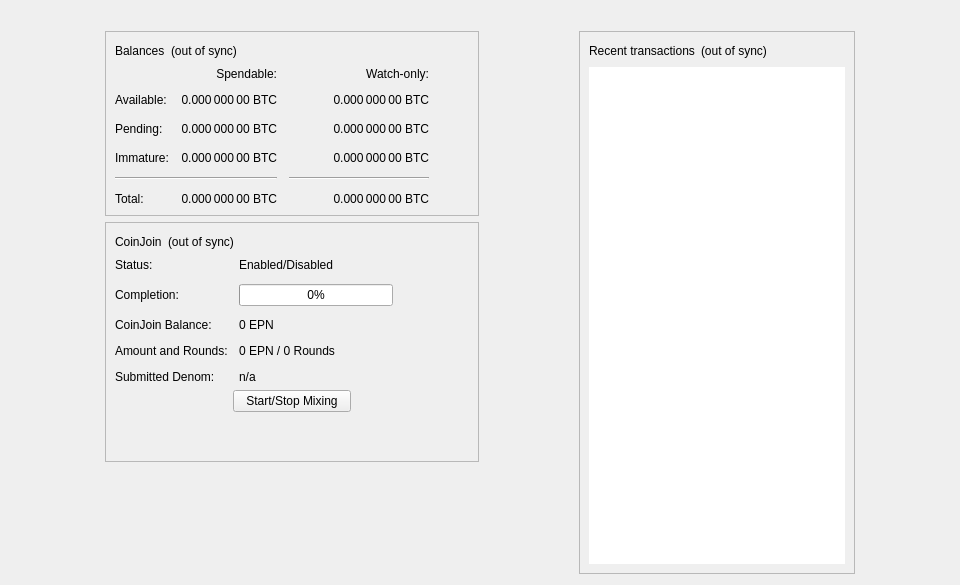
<?xml version="1.0" encoding="UTF-8"?>
<ui version="4.0">
 <class>OverviewPage</class>
 <widget class="QWidget" name="OverviewPage">
  <property name="geometry">
   <rect>
    <x>0</x>
    <y>0</y>
    <width>960</width>
    <height>585</height>
   </rect>
  </property>
  <property name="minimumSize">
   <size>
    <width>960</width>
    <height>0</height>
   </size>
  </property>
  <property name="windowTitle">
   <string>Form</string>
  </property>
  <layout class="QVBoxLayout" name="topLayout">
   <item>
    <widget class="QLabel" name="labelAlerts">
     <property name="visible">
      <bool>false</bool>
     </property>
     <property name="wordWrap">
      <bool>true</bool>
     </property>
     <property name="margin">
      <number>3</number>
     </property>
     <property name="textInteractionFlags">
      <set>Qt::TextSelectableByMouse</set>
     </property>
    </widget>
   </item>
   <item>
    <layout class="QHBoxLayout" name="horizontalLayout" stretch="1,0,1,0,1">
     <item>
      <spacer name="horizontalSpacerLeft">
       <property name="orientation">
        <enum>Qt::Horizontal</enum>
       </property>
       <property name="sizeType">
        <enum>QSizePolicy::Preferred</enum>
       </property>
       <property name="sizeHint" stdset="0">
        <size>
         <width>10</width>
         <height>20</height>
        </size>
       </property>
      </spacer>
     </item>
     <item>
      <layout class="QVBoxLayout" name="verticalLayout_2">
       <item>
        <widget class="QFrame" name="frame">
         <property name="frameShape">
          <enum>QFrame::StyledPanel</enum>
         </property>
         <property name="frameShadow">
          <enum>QFrame::Raised</enum>
         </property>
         <layout class="QVBoxLayout" name="verticalLayout_4">
          <item>
           <layout class="QHBoxLayout" name="horizontalLayout_4">
            <item>
             <widget class="QLabel" name="label_5">
              <property name="text">
               <string>Balances</string>
              </property>
             </widget>
            </item>
            <item>
             <widget class="QLabel" name="labelWalletStatus">
              <property name="toolTip">
               <string>The displayed information may be out of date. Your wallet automatically synchronizes with the EtisPatNet network after a connection is established, but this process has not completed yet.</string>
              </property>
              <property name="text">
               <string notr="true">(out of sync)</string>
              </property>
              <property name="alignment">
               <set>Qt::AlignLeading|Qt::AlignLeft|Qt::AlignVCenter</set>
              </property>
             </widget>
            </item>
            <item>
             <spacer name="horizontalSpacer_3">
              <property name="orientation">
               <enum>Qt::Horizontal</enum>
              </property>
              <property name="sizeHint" stdset="0">
               <size>
                <width>40</width>
                <height>20</height>
               </size>
              </property>
             </spacer>
            </item>
           </layout>
          </item>
          <item>
           <layout class="QGridLayout" name="gridLayout">
            <property name="spacing">
             <number>12</number>
            </property>
            <item row="2" column="2">
             <widget class="QLabel" name="labelWatchPending">
              <property name="cursor">
               <cursorShape>IBeamCursor</cursorShape>
              </property>
              <property name="toolTip">
               <string>Unconfirmed transactions to watch-only addresses</string>
              </property>
              <property name="text">
               <string notr="true">0.000 000 00 BTC</string>
              </property>
              <property name="alignment">
               <set>Qt::AlignRight|Qt::AlignTrailing|Qt::AlignVCenter</set>
              </property>
              <property name="textInteractionFlags">
               <set>Qt::LinksAccessibleByMouse|Qt::TextSelectableByKeyboard|Qt::TextSelectableByMouse</set>
              </property>
             </widget>
            </item>
            <item row="2" column="1">
             <widget class="QLabel" name="labelUnconfirmed">
              <property name="cursor">
               <cursorShape>IBeamCursor</cursorShape>
              </property>
              <property name="toolTip">
               <string>Total of transactions that have yet to be confirmed, and do not yet count toward the spendable balance</string>
              </property>
              <property name="text">
               <string notr="true">0.000 000 00 BTC</string>
              </property>
              <property name="alignment">
               <set>Qt::AlignRight|Qt::AlignTrailing|Qt::AlignVCenter</set>
              </property>
              <property name="textInteractionFlags">
               <set>Qt::LinksAccessibleByMouse|Qt::TextSelectableByKeyboard|Qt::TextSelectableByMouse</set>
              </property>
             </widget>
            </item>
            <item row="3" column="2">
             <widget class="QLabel" name="labelWatchImmature">
              <property name="cursor">
               <cursorShape>IBeamCursor</cursorShape>
              </property>
              <property name="toolTip">
               <string>Mined balance in watch-only addresses that has not yet matured</string>
              </property>
              <property name="text">
               <string notr="true">0.000 000 00 BTC</string>
              </property>
              <property name="alignment">
               <set>Qt::AlignRight|Qt::AlignTrailing|Qt::AlignVCenter</set>
              </property>
              <property name="textInteractionFlags">
               <set>Qt::LinksAccessibleByMouse|Qt::TextSelectableByKeyboard|Qt::TextSelectableByMouse</set>
              </property>
             </widget>
            </item>
            <item row="4" column="0" colspan="2">
             <widget class="Line" name="lineSpendableBalance">
              <property name="orientation">
               <enum>Qt::Horizontal</enum>
              </property>
             </widget>
            </item>
            <item row="4" column="2">
             <widget class="Line" name="lineWatchBalance">
              <property name="sizePolicy">
               <sizepolicy hsizetype="Preferred" vsizetype="Fixed">
                <horstretch>0</horstretch>
                <verstretch>0</verstretch>
               </sizepolicy>
              </property>
              <property name="minimumSize">
               <size>
                <width>140</width>
                <height>0</height>
               </size>
              </property>
              <property name="orientation">
               <enum>Qt::Horizontal</enum>
              </property>
             </widget>
            </item>
            <item row="5" column="0">
             <widget class="QLabel" name="labelTotalText">
              <property name="text">
               <string>Total:</string>
              </property>
             </widget>
            </item>
            <item row="3" column="1">
             <widget class="QLabel" name="labelImmature">
              <property name="cursor">
               <cursorShape>IBeamCursor</cursorShape>
              </property>
              <property name="toolTip">
               <string>Mined balance that has not yet matured</string>
              </property>
              <property name="text">
               <string notr="true">0.000 000 00 BTC</string>
              </property>
              <property name="alignment">
               <set>Qt::AlignRight|Qt::AlignTrailing|Qt::AlignVCenter</set>
              </property>
              <property name="textInteractionFlags">
               <set>Qt::LinksAccessibleByMouse|Qt::TextSelectableByKeyboard|Qt::TextSelectableByMouse</set>
              </property>
             </widget>
            </item>
            <item row="2" column="3">
             <spacer name="horizontalSpacer_2">
              <property name="orientation">
               <enum>Qt::Horizontal</enum>
              </property>
              <property name="sizeHint" stdset="0">
               <size>
                <width>40</width>
                <height>20</height>
               </size>
              </property>
             </spacer>
            </item>
            <item row="3" column="0">
             <widget class="QLabel" name="labelImmatureText">
              <property name="text">
               <string>Immature:</string>
              </property>
             </widget>
            </item>
            <item row="5" column="1">
             <widget class="QLabel" name="labelTotal">
              <property name="cursor">
               <cursorShape>IBeamCursor</cursorShape>
              </property>
              <property name="toolTip">
               <string>Your current total balance</string>
              </property>
              <property name="text">
               <string notr="true">0.000 000 00 BTC</string>
              </property>
              <property name="alignment">
               <set>Qt::AlignRight|Qt::AlignTrailing|Qt::AlignVCenter</set>
              </property>
              <property name="textInteractionFlags">
               <set>Qt::LinksAccessibleByMouse|Qt::TextSelectableByKeyboard|Qt::TextSelectableByMouse</set>
              </property>
             </widget>
            </item>
            <item row="5" column="2">
             <widget class="QLabel" name="labelWatchTotal">
              <property name="cursor">
               <cursorShape>IBeamCursor</cursorShape>
              </property>
              <property name="toolTip">
               <string>Current total balance in watch-only addresses</string>
              </property>
              <property name="text">
               <string notr="true">0.000 000 00 BTC</string>
              </property>
              <property name="alignment">
               <set>Qt::AlignRight|Qt::AlignTrailing|Qt::AlignVCenter</set>
              </property>
              <property name="textInteractionFlags">
               <set>Qt::LinksAccessibleByMouse|Qt::TextSelectableByKeyboard|Qt::TextSelectableByMouse</set>
              </property>
             </widget>
            </item>
            <item row="0" column="2">
             <widget class="QLabel" name="labelWatchonly">
              <property name="text">
               <string>Watch-only:</string>
              </property>
              <property name="alignment">
               <set>Qt::AlignRight|Qt::AlignTrailing|Qt::AlignVCenter</set>
              </property>
             </widget>
            </item>
            <item row="1" column="0">
             <widget class="QLabel" name="labelBalanceText">
              <property name="text">
               <string>Available:</string>
              </property>
             </widget>
            </item>
            <item row="1" column="1">
             <widget class="QLabel" name="labelBalance">
              <property name="cursor">
               <cursorShape>IBeamCursor</cursorShape>
              </property>
              <property name="toolTip">
               <string>Your current spendable balance</string>
              </property>
              <property name="text">
               <string notr="true">0.000 000 00 BTC</string>
              </property>
              <property name="alignment">
               <set>Qt::AlignRight|Qt::AlignTrailing|Qt::AlignVCenter</set>
              </property>
              <property name="textInteractionFlags">
               <set>Qt::LinksAccessibleByMouse|Qt::TextSelectableByKeyboard|Qt::TextSelectableByMouse</set>
              </property>
             </widget>
            </item>
            <item row="1" column="2">
             <widget class="QLabel" name="labelWatchAvailable">
              <property name="cursor">
               <cursorShape>IBeamCursor</cursorShape>
              </property>
              <property name="toolTip">
               <string>Your current balance in watch-only addresses</string>
              </property>
              <property name="text">
               <string notr="true">0.000 000 00 BTC</string>
              </property>
              <property name="alignment">
               <set>Qt::AlignRight|Qt::AlignTrailing|Qt::AlignVCenter</set>
              </property>
              <property name="textInteractionFlags">
               <set>Qt::LinksAccessibleByMouse|Qt::TextSelectableByKeyboard|Qt::TextSelectableByMouse</set>
              </property>
             </widget>
            </item>
            <item row="2" column="0">
             <widget class="QLabel" name="labelPendingText">
              <property name="text">
               <string>Pending:</string>
              </property>
             </widget>
            </item>
            <item row="0" column="1">
             <widget class="QLabel" name="labelSpendable">
              <property name="text">
               <string>Spendable:</string>
              </property>
              <property name="alignment">
               <set>Qt::AlignRight|Qt::AlignTrailing|Qt::AlignVCenter</set>
              </property>
             </widget>
            </item>
           </layout>
          </item>
         </layout>
        </widget>
       </item>
       <item>
        <widget class="QFrame" name="frameCoinJoin">
         <property name="layoutDirection">
          <enum>Qt::LeftToRight</enum>
         </property>
         <property name="frameShape">
          <enum>QFrame::StyledPanel</enum>
         </property>
         <property name="frameShadow">
          <enum>QFrame::Raised</enum>
         </property>
         <layout class="QVBoxLayout" name="VerticalLayout_PS1">
          <item>
           <layout class="QHBoxLayout" name="horizontalLayout_5">
            <item>
             <widget class="QLabel" name="labelCoinJoinHeader">
              <property name="text">
               <string notr="true">CoinJoin</string>
              </property>
             </widget>
            </item>
            <item>
             <widget class="QLabel" name="labelCoinJoinSyncStatus">
              <property name="toolTip">
               <string>The displayed information may be out of date. Your wallet automatically synchronizes with the EtisPatNet network after a connection is established, but this process has not completed yet.</string>
              </property>
              <property name="text">
               <string notr="true">(out of sync)</string>
              </property>
              <property name="alignment">
               <set>Qt::AlignLeading|Qt::AlignLeft|Qt::AlignVCenter</set>
              </property>
             </widget>
            </item>
            <item>
             <spacer name="horizontalSpacer_4">
              <property name="orientation">
               <enum>Qt::Horizontal</enum>
              </property>
              <property name="sizeHint" stdset="0">
               <size>
                <width>40</width>
                <height>20</height>
               </size>
              </property>
             </spacer>
            </item>
           </layout>
          </item>
          <item>
           <layout class="QFormLayout" name="coinJoinFormLayout">
            <property name="fieldGrowthPolicy">
             <enum>QFormLayout::AllNonFixedFieldsGrow</enum>
            </property>
            <property name="horizontalSpacing">
             <number>11</number>
            </property>
            <property name="verticalSpacing">
             <number>12</number>
            </property>
            <item row="0" column="0">
             <widget class="QLabel" name="labelCoinJoinEnabledText">
              <property name="text">
               <string>Status:</string>
              </property>
             </widget>
            </item>
            <item row="0" column="1">
             <widget class="QLabel" name="labelCoinJoinEnabled">
              <property name="text">
               <string>Enabled/Disabled</string>
              </property>
             </widget>
            </item>
            <item row="1" column="0">
             <widget class="QLabel" name="labelCompletitionText">
              <property name="text">
               <string>Completion:</string>
              </property>
             </widget>
            </item>
            <item row="1" column="1">
             <widget class="QProgressBar" name="coinJoinProgress">
              <property name="maximumSize">
               <size>
                <width>154</width>
                <height>16777215</height>
               </size>
              </property>
              <property name="value">
               <number>0</number>
              </property>
             </widget>
            </item>
            <item row="2" column="0">
             <widget class="QLabel" name="labelAnonymizedText">
              <property name="text">
               <string notr="true">CoinJoin Balance:</string>
              </property>
             </widget>
            </item>
            <item row="2" column="1">
             <widget class="QLabel" name="labelAnonymized">
              <property name="text">
               <string notr="true">0 EPN</string>
              </property>
             </widget>
            </item>
            <item row="3" column="0">
             <widget class="QLabel" name="labelAmountAndRoundsText">
              <property name="text">
               <string>Amount and Rounds:</string>
              </property>
             </widget>
            </item>
            <item row="3" column="1">
             <widget class="QLabel" name="labelAmountRounds">
              <property name="text">
               <string>0 EPN / 0 Rounds</string>
              </property>
             </widget>
            </item>
            <item row="4" column="0">
             <widget class="QLabel" name="labelSubmittedDenomText">
              <property name="text">
               <string>Submitted Denom:</string>
              </property>
             </widget>
            </item>
            <item row="4" column="1">
             <widget class="QLabel" name="labelSubmittedDenom">
              <property name="toolTip">
               <string>The denominations you submitted to the Masternode.&lt;br&gt;To mix, other users must submit the exact same denominations.</string>
              </property>
              <property name="text">
               <string>n/a</string>
              </property>
              <property name="wordWrap">
               <bool>true</bool>
              </property>
             </widget>
            </item>
           </layout>
          </item>
          <item>
           <layout class="QVBoxLayout" name="VerticalLayout_PS">
            <item>
             <layout class="QHBoxLayout" name="horizontalLayout_3">
              <property name="topMargin">
               <number>0</number>
              </property>
              <item>
               <spacer name="horizontalSpacer_5">
                <property name="orientation">
                 <enum>Qt::Horizontal</enum>
                </property>
                <property name="sizeHint" stdset="0">
                 <size>
                  <width>40</width>
                  <height>20</height>
                 </size>
                </property>
               </spacer>
              </item>
              <item>
               <widget class="QPushButton" name="toggleCoinJoin">
                <property name="sizePolicy">
                 <sizepolicy hsizetype="MinimumExpanding" vsizetype="Fixed">
                  <horstretch>0</horstretch>
                  <verstretch>0</verstretch>
                 </sizepolicy>
                </property>
                <property name="text">
                 <string>Start/Stop Mixing</string>
                </property>
               </widget>
              </item>
              <item>
               <spacer name="horizontalSpacer_6">
                <property name="orientation">
                 <enum>Qt::Horizontal</enum>
                </property>
                <property name="sizeHint" stdset="0">
                 <size>
                  <width>40</width>
                  <height>20</height>
                 </size>
                </property>
               </spacer>
              </item>
             </layout>
            </item>
            <item>
             <spacer name="verticalSpacer_3">
              <property name="orientation">
               <enum>Qt::Vertical</enum>
              </property>
              <property name="sizeHint" stdset="0">
               <size>
                <width>20</width>
                <height>40</height>
               </size>
              </property>
             </spacer>
            </item>
           </layout>
          </item>
         </layout>
        </widget>
       </item>
       <item>
        <spacer name="verticalSpacer">
         <property name="orientation">
          <enum>Qt::Vertical</enum>
         </property>
         <property name="sizeHint" stdset="0">
          <size>
           <width>20</width>
           <height>40</height>
          </size>
         </property>
        </spacer>
       </item>
      </layout>
     </item>
     <item>
      <spacer name="horizontalSpacerCenter">
       <property name="orientation">
        <enum>Qt::Horizontal</enum>
       </property>
       <property name="sizeHint" stdset="0">
        <size>
         <width>10</width>
         <height>20</height>
        </size>
       </property>
      </spacer>
     </item>
     <item>
      <layout class="QVBoxLayout" name="verticalLayout_3">
       <item>
        <widget class="QFrame" name="frame_2">
         <property name="frameShape">
          <enum>QFrame::StyledPanel</enum>
         </property>
         <property name="frameShadow">
          <enum>QFrame::Raised</enum>
         </property>
         <layout class="QVBoxLayout" name="verticalLayout">
          <item>
           <layout class="QHBoxLayout" name="horizontalLayout_2">
            <item>
             <widget class="QLabel" name="label_4">
              <property name="text">
               <string>Recent transactions</string>
              </property>
             </widget>
            </item>
            <item>
             <widget class="QLabel" name="labelTransactionsStatus">
              <property name="toolTip">
               <string>The displayed information may be out of date. Your wallet automatically synchronizes with the EtisPatNet network after a connection is established, but this process has not completed yet.</string>
              </property>
              <property name="text">
               <string notr="true">(out of sync)</string>
              </property>
              <property name="alignment">
               <set>Qt::AlignLeading|Qt::AlignLeft|Qt::AlignVCenter</set>
              </property>
             </widget>
            </item>
            <item>
             <spacer name="horizontalSpacer">
              <property name="orientation">
               <enum>Qt::Horizontal</enum>
              </property>
              <property name="sizeHint" stdset="0">
               <size>
                <width>40</width>
                <height>20</height>
               </size>
              </property>
             </spacer>
            </item>
           </layout>
          </item>
          <item>
           <widget class="QListView" name="listTransactions">
            <property name="frameShape">
             <enum>QFrame::NoFrame</enum>
            </property>
            <property name="verticalScrollBarPolicy">
             <enum>Qt::ScrollBarAlwaysOff</enum>
            </property>
            <property name="horizontalScrollBarPolicy">
             <enum>Qt::ScrollBarAlwaysOff</enum>
            </property>
            <property name="selectionMode">
             <enum>QAbstractItemView::NoSelection</enum>
            </property>
           </widget>
          </item>
         </layout>
        </widget>
       </item>
      </layout>
     </item>
     <item>
      <spacer name="horizontalSpacerRight">
       <property name="orientation">
        <enum>Qt::Horizontal</enum>
       </property>
       <property name="sizeType">
        <enum>QSizePolicy::Preferred</enum>
       </property>
       <property name="sizeHint" stdset="0">
        <size>
         <width>10</width>
         <height>20</height>
        </size>
       </property>
      </spacer>
     </item>
    </layout>
   </item>
  </layout>
 </widget>
 <resources/>
 <connections/>
</ui>
